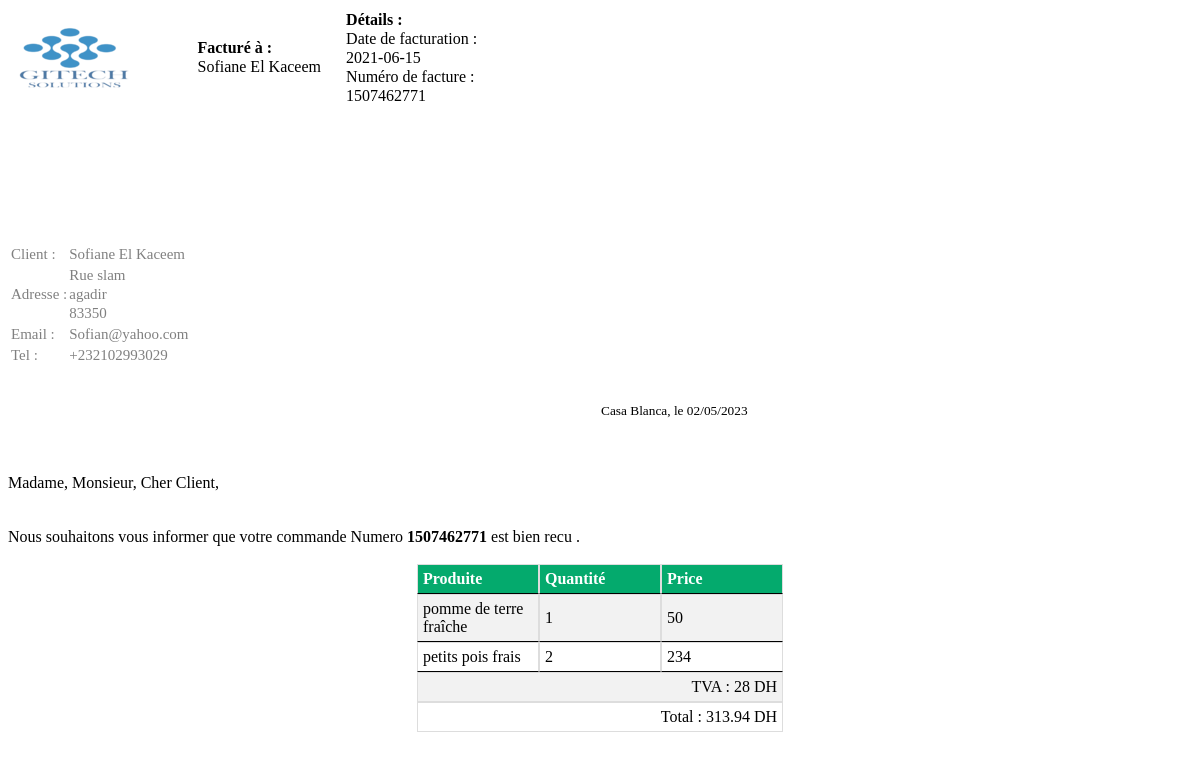
The app's page /stageopti/example07a.php?ncommand=1507462771 with its own data.
### tables this page shows
CREATE TABLE `commande` (
  `numcomand` int NOT NULL,
  `prodpid` int NOT NULL,
  `cdate` date NOT NULL,
  `time` varchar(45) NOT NULL,
  `pquantité` float NOT NULL,
  `prix` float NOT NULL,
  `cstatus` varchar(50) NOT NULL DEFAULT 'en attendre',
  `Cfullnome` varchar(50) NOT NULL,
  `Ville` varchar(45) NOT NULL,
  `Cadress` varchar(50) NOT NULL,
  `Zipcode` int DEFAULT NULL,
  `cPmode` varchar(50) NOT NULL,
  `Cphone` varchar(50) NOT NULL,
  `CIN` varchar(50) NOT NULL,
  `cemail` varchar(50) NOT NULL,
  KEY `cPmode` (`cPmode`),
  KEY `prodpid` (`prodpid`),
  CONSTRAINT `commande_ibfk_1` FOREIGN KEY (`cPmode`) REFERENCES `paimentmode` (`pmode`) ON DELETE CASCADE ON UPDATE CASCADE,
  CONSTRAINT `commande_ibfk_2` FOREIGN KEY (`prodpid`) REFERENCES `produit` (`pid`) ON DELETE CASCADE ON UPDATE CASCADE
);

CREATE TABLE `produit` (
  `pid` int NOT NULL AUTO_INCREMENT,
  `ptitre` varchar(300) NOT NULL,
  `pcategorie` varchar(50) NOT NULL,
  `quantité` float NOT NULL DEFAULT '0',
  `discount` float NOT NULL DEFAULT '0',
  `prixV` float NOT NULL,
  `prixA` float NOT NULL,
  `ptype` varchar(50) NOT NULL,
  `desci` varchar(500) DEFAULT NULL,
  `tva` float DEFAULT '0',
  PRIMARY KEY (`pid`,`ptitre`),
  UNIQUE KEY `ptitre` (`ptitre`),
  KEY `produiitfk1` (`pcategorie`),
  KEY `typeprud_idx` (`ptype`),
  CONSTRAINT `Fk_produittype` FOREIGN KEY (`ptype`) REFERENCES `typeproduite` (`ntype`) ON DELETE CASCADE ON UPDATE CASCADE,
  CONSTRAINT `produiitfk1` FOREIGN KEY (`pcategorie`) REFERENCES `catégorie` (`Ncatégorie`) ON DELETE CASCADE ON UPDATE CASCADE
);

### stageopti/dtb.php (called while the page is built, shortened)
<?php
class daoges{
    function connexion(){
        $sqldt = new PDO('mysql:host=localhost;dbname=ecommestg','root','toor');
		return $sqldt;
    }
    function listecommand($numcomm){
        $bdd = $this->connexion();
        if($numcomm==""){
            $respose = $bdd->query("SELECT * FROM commande  NATURAL JOIN produit WHERE commande.prodpid = produit.pid ");
            while($ligne= $respose->fetch()){
                $liste[]=[$ligne['numcomand'],$ligne['ptitre'],$ligne['cdate'],$ligne['pquantité'],$ligne['prix'],$ligne['cstatus'],$ligne['Cfullnome'],$ligne['Cadress'],$ligne['cPmode'],$ligne['Cphone'],$ligne['CIN']];
            }
            return $liste;
        }else{
            $respose = $bdd->query("SELECT * FROM commande  NATURAL JOIN produit WHERE commande.prodpid = produit.pid AND numcomand = $numcomm ");
            while($ligne= $respose->fetch()){
                $liste[]=[$ligne['numcomand'],$ligne['ptitre'],$ligne['cdate'],$ligne['pquantité'],$ligne['prix'],$ligne['cstatus'],$ligne['Cfullnome'],$ligne['Cadress'],$ligne['cPmode'],$ligne['Cphone'],$ligne['CIN'],$ligne['cemail'],$ligne['Ville'],$ligne['Zipcode'],$ligne['discount'],$ligne['tva'],$ligne['prixV']];
            }
            return $liste;
        }
    }
    function calcultva($prix , $tva){
        $rs = $prix * $tva / 100;
        return $rs;
    }
    function calcultprix($oldprix , $coupon){
        $newprix = $oldprix - ($oldprix * $coupon / 100) ;
        return $newprix;
    }
}
?>

### stageopti/example07a.php (the view, shortened to what this page needs)
<?php
$commnd =  $_GET['ncommand'];
include("dtb.php");
$dao = new daoges();
$bdd = $dao->connexion();
$respose = $bdd->query("SELECT * FROM commande  NATURAL JOIN produit WHERE commande.prodpid = produit.pid AND numcomand = $commnd ");
$info = $respose->fetch();
if(isset($_GET['ncommand'])){
    $idcommand = $_GET['ncommand'];
    $cdtlign = $dao->listecommand($idcommand);
}
?>
<page backcolor="#FEFEFE" backimg="./res/bas_page.png" backimgx="center" backimgy="bottom" backimgw="100%" backtop="0" backbottom="30mm" footer="date;time;page" style="font-size: 12pt">
<page_header>
		<table id="toptable">
			<tr>
				<td>
					<img src="assets/images/logo/logogo.png" />
				</td>
				<td>
					<b>Facturé à :</b><br />
					<?php echo $info['Cfullnome']; ?><br />
				</td>
				<td>
					<b>Détails :</b><br />
					Date de facturation : <?php echo $info['cdate'];; ?><br />
					Numéro de facture : <?php echo $idcommand; ?>
				</td>
			</tr>
		</table>
</page_header>
    <br>
    <br>
    <table id="tabinfo">
        <tr>
            <td ></td>
            <td >Client :</td>
            <td> <?php echo $info['Cfullnome']; ?></td>
        </tr>
        <tr>
            <td "></td>
            <td  ">Adresse : </td>
            <td >
            <?php echo  $info['Cadress']; ?><br>
            <?php echo  $info['Ville']; ?><br>
            <?php echo  $info['Zipcode']; ?><br>
            </td>
        </tr>
        <tr>
            <td ></td>
            <td >Email :</td>
            <td > <?php echo  $info['cemail']; ?></td>
        </tr>
        <tr>
            <td ></td>
            <td >Tel :</td>
            <td > <?php  echo  $info['Cphone']; ?></td>
        </tr>
    </table>
    <br>
    <br>
    <table cellspacing="0" style="width: 100%; text-align: left;font-size: 10pt">
        <tr>
            <td style="width:50%;"></td>
            <td style="width:50%; "> Casa Blanca, le <?php echo date('d/m/Y'); ?></td>
        </tr>
    </table>
    <br>
    <br>
    <br>
    Madame, Monsieur, Cher Client,<br>
    <br>
    <br>
    Nous souhaitons vous informer que votre commande Numero <b><?php echo $idcommand ?></b> est bien recu . <br>
    <br>
    <table align="center" cellspacing="0" id="customers">
					<tr>
						<th style="border-bottom: solid 1px black; width: 110px; height: 10px; padding: 5px;">Produite </th>
						<th style="border-bottom: solid 1px black;width: 110px; height: 10px;padding: 5px;">Quantité</th>
                        <th  style="border-bottom: solid 1px black;width: 110px; height: 10px;padding: 5px;">Price</th>
					</tr>
					<?php
                    $total = 0;
                    $totaltva= 0;
						foreach($cdtlign as  $cdtlign2)
						{
					?>
					<tr>
						<td style="border-bottom: solid 1px black; width: 50px; height: 10px; padding: 5px;"><?php echo $cdtlign2[1]; ?></td>
						<td style="border-bottom: solid 1px black; width: 50px; height: 10px; padding: 5px;"><?php echo $cdtlign2[3]; ?></td>
						<td style="border-bottom: solid 1px black; width: 50px; height: 10px; padding: 5px;"><?php echo $cdtlign2[4]; ?></td>
					</tr>
					<?php
                            $total = $total +  $cdtlign2[4] + ($cdtlign2[3] * $dao->calcultva(number_format($dao->calcultprix($cdtlign2[16],$cdtlign2[14]),2),$cdtlign2[15]));
                            $totaltva = $totaltva + $cdtlign2[3] * $cdtlign2[15];
						}
                    ?>
                    <tr>
                        <td align="right" colspan="3" style="width: 110px; height: 10px;padding: 5px;">TVA : <?php echo $totaltva; ?> DH</td>
					</tr>
					<tr>
						<td align="right" colspan="3" style="width: 110px; height: 10px;padding: 5px;">Total : <?php   echo $total; ?> DH</td>
					</tr>
    </table>
</page>

### stageopti/example07a.php (style rules this page uses)
#tabinfo tr { padding: 30px; color:grey; font-size:15px; margin-left:50px; }
#toptable { width: 500px; line-height: 5mm; }
#toptable tr td { width: 250px; margin-left: 30px; }
#customers td, #customers th { border: 1px solid #ddd; padding: 8px; }
#customers tr:nth-child(even) { background-color: #f2f2f2; }
#customers th { padding-top: 12px; padding-bottom: 12px; text-align: left; background-color: #04AA6D; color: white; }

### records on screen
commande: Cfullnome "Sofiane El Kaceem", cdate "2021-06-15", Cadress "Rue slam", Ville "agadir", Zipcode "83350", cemail "Sofian@yahoo.com", Cphone "+232102993029", produit.ptitre "pomme de terre fraîche", pquantité "1", cdtlign2 "50"
commande: produit.ptitre "petits pois frais", pquantité "2", prix "234"

### other values on screen
$idcommand "1507462771"
$totaltva "28"
$total "313.94"
